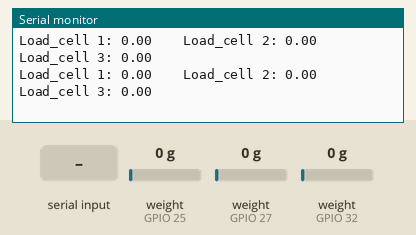
This sketch was run on a simulated ESP8266 (NodeMCU). On the bench: the last lines printed to the serial monitor. The inputs (shaded band) are chosen by the test bench; at power-on: weight on the scale (sensors on GPIO 25, GPIO 27, GPIO 32) 0 g.

Above: at 8.4 s.
8.5 s: "t" received over Serial
At 8.67 s:
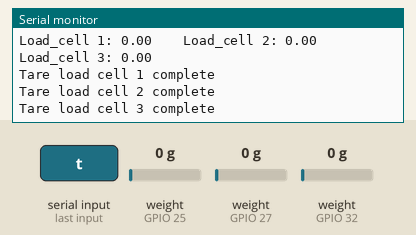
10.0 s: weight on the scale (sensor on GPIO 25) set to 100 g
At 10.6 s:
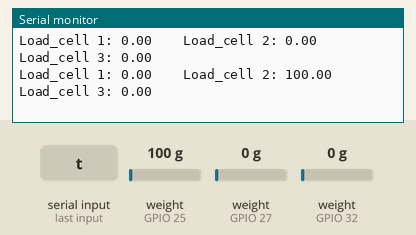
11.5 s: weight on the scale (sensor on GPIO 27) set to 100 g
At 12.1 s:
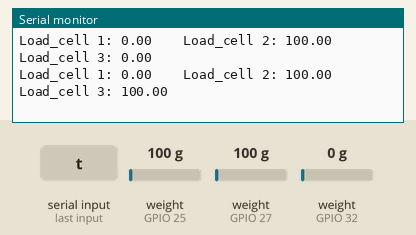
13.0 s: weight on the scale (sensor on GPIO 32) set to 100 g
At 13.6 s:
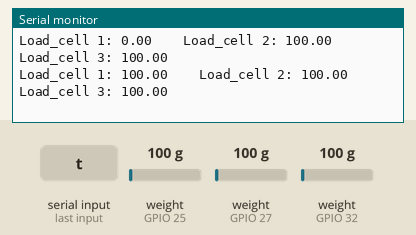
14.5 s: weight on the scale (sensor on GPIO 25) set to 1250 g
At 15.2 s:
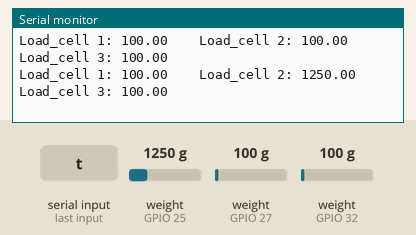
16.0 s: weight on the scale (sensor on GPIO 27) set to 1250 g
At 16.7 s:
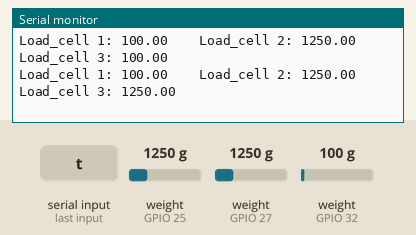
Timing chart, 0 to 18.5 s (numbered marks = the images above; inputs shaded):
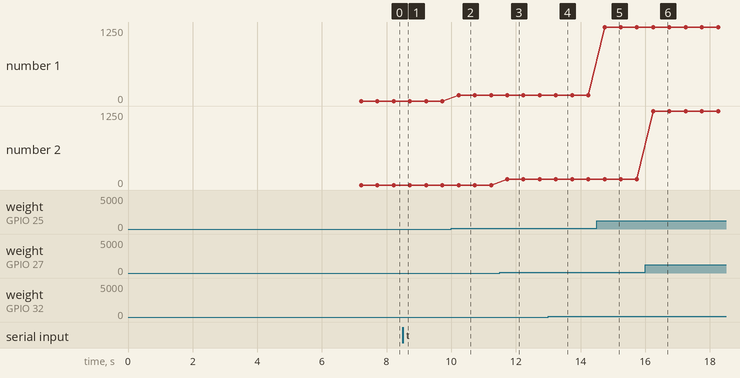

The sketch:

Read_3x_load_cell.ino
```cpp
#include <HX711_ADC.h>
#if defined(ESP8266) || defined(ESP32) || defined(AVR)
#include <EEPROM.h>
#endif

// Pins for 3 HX711 modules
const int HX711_dout_1 = 32;
const int HX711_sck_1  = 33;
const int HX711_dout_2 = 25;
const int HX711_sck_2  = 26;
const int HX711_dout_3 = 27;
const int HX711_sck_3  = 14;

// HX711 objects
HX711_ADC LoadCell_1(HX711_dout_1, HX711_sck_1);
HX711_ADC LoadCell_2(HX711_dout_2, HX711_sck_2);
HX711_ADC LoadCell_3(HX711_dout_3, HX711_sck_3);

// EEPROM addresses for calibration values
const int calVal_eepromAdress_1 = 0;
const int calVal_eepromAdress_2 = 4;
const int calVal_eepromAdress_3 = 8;

unsigned long t = 0;

void setup() {
  Serial.begin(57600); delay(10);
  Serial.println();
  Serial.println("Starting...");

  float calibrationValue_1;
  float calibrationValue_2;
  float calibrationValue_3;

  // Set your calibration factors (replace with actual values after calibration)
  calibrationValue_1 = -412.10;
  calibrationValue_2 = 719.47;
  calibrationValue_3 = -389.26;

  LoadCell_1.begin();
  LoadCell_2.begin();
  LoadCell_3.begin();

  unsigned long stabilizingtime = 2000; // ms
  boolean _tare = true;

  byte loadcell_1_rdy = 0;
  byte loadcell_2_rdy = 0;
  byte loadcell_3_rdy = 0;

  // Run startup & tare for all 3 load cells
  while ((loadcell_1_rdy + loadcell_2_rdy + loadcell_3_rdy) < 3) {
    if (!loadcell_1_rdy) loadcell_1_rdy = LoadCell_1.startMultiple(stabilizingtime, _tare);
    if (!loadcell_2_rdy) loadcell_2_rdy = LoadCell_2.startMultiple(stabilizingtime, _tare);
    if (!loadcell_3_rdy) loadcell_3_rdy = LoadCell_3.startMultiple(stabilizingtime, _tare);
  }

  if (LoadCell_1.getTareTimeoutFlag()) Serial.println("Timeout, check wiring HX711 #1");
  if (LoadCell_2.getTareTimeoutFlag()) Serial.println("Timeout, check wiring HX711 #2");
  if (LoadCell_3.getTareTimeoutFlag()) Serial.println("Timeout, check wiring HX711 #3");

  // Set calibration factors
  LoadCell_1.setCalFactor(calibrationValue_1);
  LoadCell_2.setCalFactor(calibrationValue_2);
  LoadCell_3.setCalFactor(calibrationValue_3);

  Serial.println("Startup complete, all load cells ready.");
}

void loop() {
  static boolean newDataReady = 0;
  const int serialPrintInterval = 500; // ms (adjust to slow down printing)

  // Update load cells
  if (LoadCell_1.update()) newDataReady = true;
  LoadCell_2.update();
  LoadCell_3.update();

  // Print values
  if (newDataReady) {
    if (millis() > t + serialPrintInterval) {
      float a = LoadCell_1.getData();
      float b = LoadCell_2.getData();
      float c = LoadCell_3.getData();

      Serial.print("Load_cell 1: "); Serial.print(a);
      Serial.print("    Load_cell 2: "); Serial.print(b);
      Serial.print("    Load_cell 3: "); Serial.println(c);

      newDataReady = 0;
      t = millis();
    }
  }

  // Tare all load cells if user sends 't'
  if (Serial.available() > 0) {
    char inByte = Serial.read();
    if (inByte == 't') {
      LoadCell_1.tareNoDelay();
      LoadCell_2.tareNoDelay();
      LoadCell_3.tareNoDelay();
    }
  }

  // Tare completion messages
  if (LoadCell_1.getTareStatus()) Serial.println("Tare load cell 1 complete");
  if (LoadCell_2.getTareStatus()) Serial.println("Tare load cell 2 complete");
  if (LoadCell_3.getTareStatus()) Serial.println("Tare load cell 3 complete");
}
```

Measured:
- after the input at 8.5 s, the serial monitor: prints a new line at once (image 1)
- after the input at 10.0 s, the serial monitor: prints a new line after 0.23 s (image 2)
- after the input at 11.5 s, the serial monitor: prints a new line after 0.23 s (image 3)
- after the input at 13.0 s, the serial monitor: prints a new line after 0.24 s (image 4)
- after the input at 14.5 s, the serial monitor: prints a new line after 0.24 s (image 5)
- after the input at 16.0 s, the serial monitor: prints a new line after 0.25 s (image 6)
- plotted number 1: 0 → 100 after the input at 10.0 s, 100 → 1250 after the input at 14.5 s
